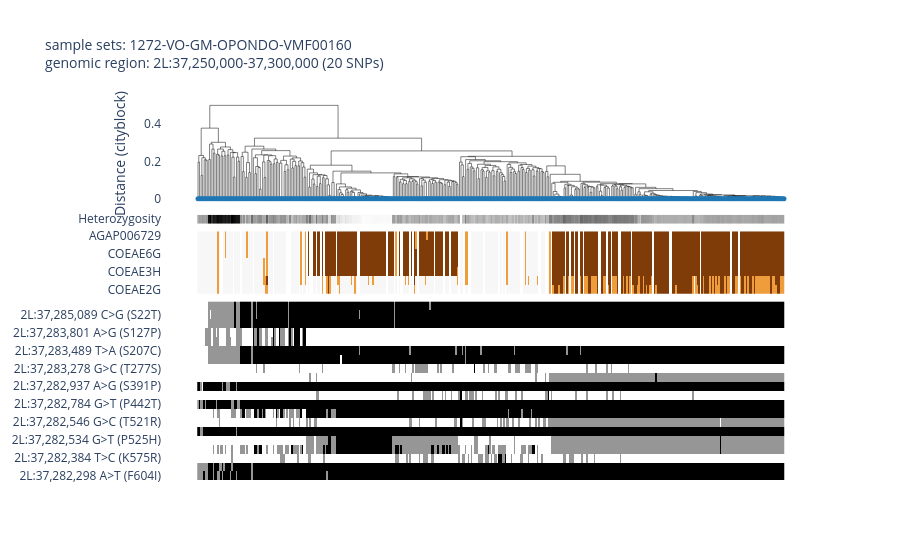

Notebook cell for this chart:
### Code cell
ag3.plot_diplotype_clustering_advanced(
    region=coe_region,
    sample_sets='1272-VO-GM-OPONDO-VMF00160',
    cnv_region=coe_region,
    cnv_max_coverage_variance=0.8,
    snp_transcript='AGAP006723-RA'
    )

### Figure 1 — Plotly figure (JSON) as saved in the notebook; plotly's stock layout.template omitted (floating-point values rounded to 4 significant figures; data arrays with more than 128 entries replaced by an {"elided": "..."} marker saying what was removed)
{"data": [{"hovertemplate": "x=%{x}<br>y=%{y}<extra></extra>", "legendgroup": "", "line": {"color": "black", "dash": "solid", "width": 0.5}, "marker": {"size": 5, "symbol": "circle"}, "mode": "lines", "name": "", "orientation": "v", "showlegend": false, "type": "scatter", "x": {"elided": "1905 float values"}, "xaxis": "x", "y": {"elided": "1905 float values"}, "yaxis": "y"}, {"customdata": {"elided": "382x11 mixed values"}, "hovertemplate": "<b>%{hovertext}</b><br><br>x=%{x}<br>y=%{y}<br>sample_id=%{customdata[0]}<br>partner_sample_id=%{customdata[1]}<br>sample_set=%{customdata[2]}<br>taxon=%{customdata[3]}<br>country=%{customdata[4]}<br>admin1_iso=%{customdata[5]}<br>admin1_name=%{customdata[6]}<br>admin2_name=%{customdata[7]}<br>location=%{customdata[8]}<br>year=%{customdata[9]}<br>month=%{customdata[10]}<extra></extra>", "hovertext": {"elided": "382 str values"}, "legendgroup": "", "line": {"color": "black", "width": 0.5}, "marker": {"color": "#1F77B4", "size": 5, "symbol": "circle"}, "mode": "markers", "name": "", "orientation": "v", "showlegend": false, "type": "scatter", "x": {"elided": "382 int values"}, "xaxis": "x", "y": {"elided": "382 int values"}, "yaxis": "y"}, {"colorscale": [[0, "rgb(255,255,255)"], [0.125, "rgb(240,240,240)"], [0.25, "rgb(217,217,217)"], [0.375, "rgb(189,189,189)"], [0.5, "rgb(150,150,150)"], [0.625, "rgb(115,115,115)"], [0.75, "rgb(82,82,82)"], [0.875, "rgb(37,37,37)"], [1, "rgb(0, 0, 0)"]], "showlegend": false, "showscale": false, "type": "heatmap", "xaxis": "x2", "y": ["Heterozygosity"], "yaxis": "y2", "z": {"elided": "1x382 float values"}}, {"colorscale": [[0, "rgb(45,0,75)"], [0.1, "rgb(84,39,136)"], [0.2, "rgb(128,115,172)"], [0.3, "rgb(178,171,210)"], [0.4, "rgb(216,218,235)"], [0.5, "rgb(247,247,247)"], [0.6, "rgb(254,224,182)"], [0.7, "rgb(253,184,99)"], [0.8, "rgb(224,130,20)"], [0.9, "rgb(179,88,6)"], [1, "rgb(127,59,8)"]], "showlegend": false, "showscale": false, "type": "heatmap", "xaxis": "x3", "y": ["COEAE2G", "COEAE3G", "COEAE3H", "COEAE5G", "COEAE6G", "COEAE7G", "AGAP006729"], "yaxis": "y3", "z": {"elided": "7x382 int values"}, "zmax": 4, "zmin": 0}, {"colorscale": [[0, "rgb(255,255,255)"], [0.125, "rgb(240,240,240)"], [0.25, "rgb(217,217,217)"], [0.375, "rgb(189,189,189)"], [0.5, "rgb(150,150,150)"], [0.625, "rgb(115,115,115)"], [0.75, "rgb(82,82,82)"], [0.875, "rgb(37,37,37)"], [1, "rgb(0, 0, 0)"]], "showlegend": false, "showscale": false, "type": "heatmap", "xaxis": "x4", "y": ["2L:37,282,298 A>T (F604I)", "2L:37,282,309 C>T (R600K)", "2L:37,282,384 T>C (K575R)", "2L:37,282,531 C>A (G526V)", "2L:37,282,534 G>T (P525H)", "2L:37,282,541 G>C (H523D)", "2L:37,282,546 G>C (T521R)", "2L:37,282,600 A>C (L503R)", "2L:37,282,784 G>T (P442T)", "2L:37,282,804 T>A (K435M)", "2L:37,282,937 A>G (S391P)", "2L:37,283,024 G>T (L362M)", "2L:37,283,278 G>C (T277S)", "2L:37,283,488 C>G (S207T)", "2L:37,283,489 T>A (S207C)", "2L:37,283,800 G>A (S127L)", "2L:37,283,801 A>G (S127P)", "2L:37,285,079 C>A (E25D)", "2L:37,285,089 C>G (S22T)", "2L:37,285,090 T>C (S22G)"], "yaxis": "y4", "z": {"elided": "20x382 int values"}}], "layout": {"autosize": true, "hovermode": "closest", "legend": {"itemsizing": "constant", "tracegroupgap": 0}, "plot_bgcolor": "white", "title": {"font": {"size": 14}, "text": "sample sets: 1272-VO-GM-OPONDO-VMF00160<br>genomic region: 2L:37,250,000-37,300,000 (20 SNPs)"}, "xaxis": {"anchor": "y", "autorange": true, "domain": [0, 1], "matches": "x4", "range": [-22.65, 403.7], "showticklabels": false, "type": "linear", "visible": false}, "xaxis2": {"anchor": "y2", "autorange": true, "domain": [0, 1], "matches": "x4", "range": [-22.65, 403.7], "showticklabels": false, "visible": false}, "xaxis3": {"anchor": "y3", "autorange": true, "domain": [0, 1], "matches": "x4", "range": [-22.65, 403.7], "showticklabels": false, "visible": false}, "xaxis4": {"anchor": "y4", "autorange": true, "domain": [0, 1], "range": [-22.65, 403.7], "visible": false}, "yaxis": {"anchor": "x", "autorange": true, "domain": [0.718, 1], "range": [-0.0353, 0.5274], "title": {"text": "Distance (cityblock)"}, "type": "linear"}, "yaxis2": {"anchor": "x2", "autorange": true, "domain": [0.6745, 0.698], "range": [-0.5, 0.5], "type": "category"}, "yaxis3": {"anchor": "x3", "autorange": true, "domain": [0.49, 0.6545], "range": [-0.5, 6.5], "type": "category"}, "yaxis4": {"anchor": "x4", "autorange": true, "domain": [0, 0.47], "range": [-0.5, 19.5], "type": "category"}}}
